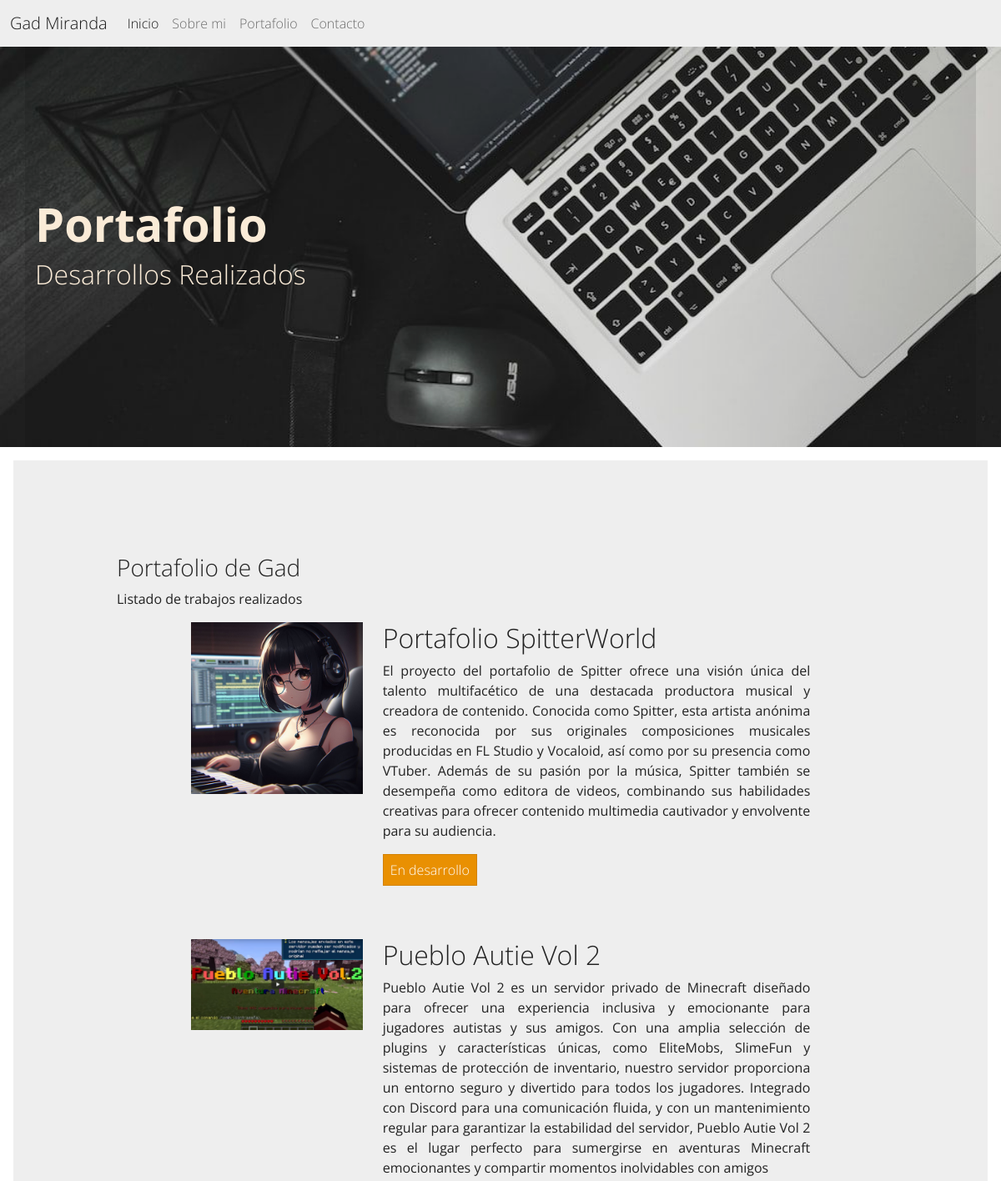
/portfolio/ (upper part), run on an earlier commit of the app's database.
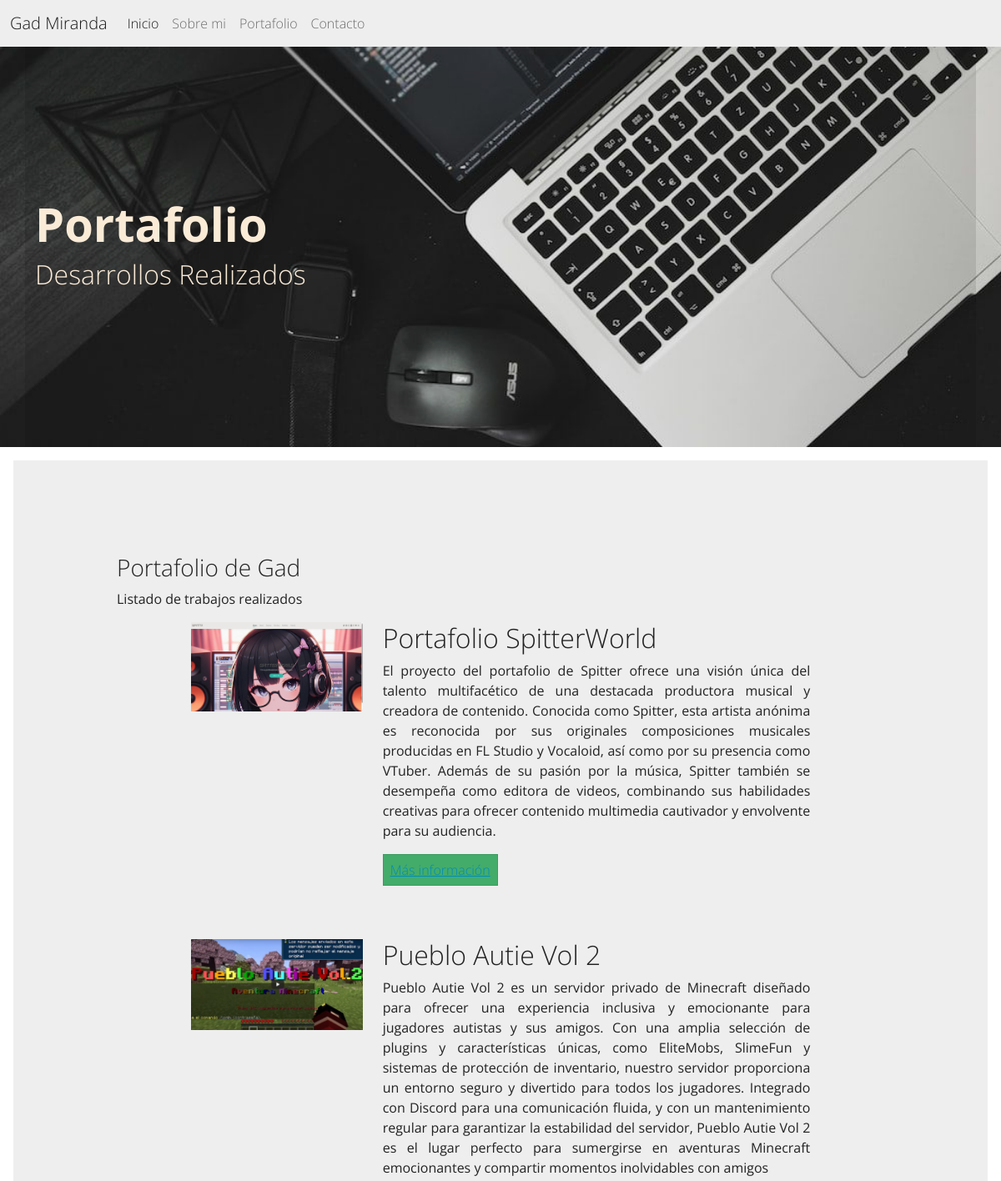
And on a later commit of the database.
### portfolio/models.py (models this page shows, shortened)
class Project(models.Model):
    title =  models.CharField(_("Titulo"), max_length=150)
    description = models.TextField(_("Descripcion"), )
    image = models.ImageField(_("Imagen"), upload_to="projects") #a sub carpeta projects la raiz es media
    link = models.URLField(_("URL"), max_length=180, blank=True, null=True)
    created = models.DateTimeField(_("Creado"), auto_now_add=True)
    updated = models.DateTimeField(_("Actualizado"), auto_now=True)
    content_code = models.TextField(_("Codigo a incorporar"),blank=True, null=True)
    class Meta:
        verbose_name = _("proyecto")
        verbose_name_plural = _("proyectos")
        ordering = ["-created"]

### portfolio/views.py (the view)
# urls.py: path('portfolio/', portfolio_views.portfolio, name='portfolio'),
def portfolio(request):
    projects = Project.objects.all()
    return render(request,'portfolio/portfolio.html', {'projects':projects })

### templates/portfolio/portfolio.html (shortened to what this page needs)
{% extends 'core/base.html' %}
{% load static %}
{% block image-header %}
    portfolio
{% endblock image-header %}
{% block title-header %}
    <div>
        <h1 class="display-4 fw-bold">Portafolio</h1>
    </div>
    <div>
        <h3 class="fs-2">Desarrollos Realizados</h3>
    </div>
{% endblock title-header %}
{% block content %}
    <div class="position-relative overflow-hidden p-3 p-md-5 m-md-3 bg-light">
        <h3>Portafolio de Gad</h3>
        <p>Listado de trabajos realizados</p>
        <div class="container">
            {% for project in projects %}
            <div class="row project mb-5">
                <div class="col-lg-3 col-md-4 offset-lg-1">
                    <img class="img-fluid" src= {{ project.image.url }} alt="">
                </div>
              <div class="col-lg-7 col-md-8">
                    <h2 class="section-heading title"> {{ project.title }} </h2>
                    <p class="text-justify-custom"> {{ project.description }} </p>
                {% if  project.link %}
                    <p class="btn btn-sn btn-success"><a href="{{ project.link }}">Más información</a></p>
                {% else %}
                    <p class="btn btn-sn btn-warning">En desarrollo</p>
                {% endif %}
                </div>
            </div>
            {% endfor %}
    </div>
{% endblock content %}

### templates/core/base.html (shortened to what this page needs)
<!DOCTYPE html>
<html lang="es">
<head>
    {% load static %}
    <link href= {% static "core/css/bootstrap.min.css" %} rel="stylesheet">
    <link rel="stylesheet" href="https://cdnjs.cloudflare.com/ajax/libs/font-awesome/5.15.3/css/all.min.css" />
    <link rel="stylesheet" href= {% static "core/css/app.css" %} >
</head>
  <body>
    <nav class="navbar navbar-expand-lg bg-light">
        <div class="container-fluid">
            <a class="navbar-brand" href={% url "home" %}>Gad Miranda</a>
            <div class="collapse navbar-collapse" id="navbarNavAltMarkup">
                <div class="navbar-nav">
                    <a class="nav-link active" aria-current="page" href={% url "home" %}>Inicio</a>
                    <a class="nav-link" href= {% url "about" %} >Sobre mi</a>
                    <a class="nav-link" href={% url "portfolio" %}>Portafolio</a>
                    <a class="nav-link" href={% url "contact" %}>Contacto</a>
                </div>
            </div>
        </div>
    </nav>
    <div class= "{% block image-header %} {% endblock image-header %} imagen-fondo">
        <div class="container">
            <div class="row">
                <div class="col-12 titulos bg-dark-transparent">
                    {% block title-header %}
                    {% endblock title-header %}
                </div>
            </div>
        </div>
    </div>
    <div class="position-relative overflow-hidden p-3 p-md-5 m-md-3 bg-light">
        <div class="container">
            {% block content %}
            {% endblock content %}
        </div>
    </div>
  </body>
</html>

### static/core/css/app.css (style rules this page uses)
.portfolio { background-image: url(../img/portfolio-bg.jpeg); }
.imagen-fondo { background-position: center center; min-height: 60vh; background-attachment:scroll; background-size: cover; background-repeat: no-repeat; }
.titulos { color: antiquewhite; display: flex; flex-direction: column; justify-content: center; min-height: 60vh; }
.bg-dark-transparent { background-color: rgba(0, 0, 0, 0.1); }
.text-justify-custom { text-align: justify; text-justify: inter-word; }

What changed in the data, as far as the page shows it:
changed Project "Portafolio SpitterWorld": image: a different picture; link "En desarrollo" → "Más información"
